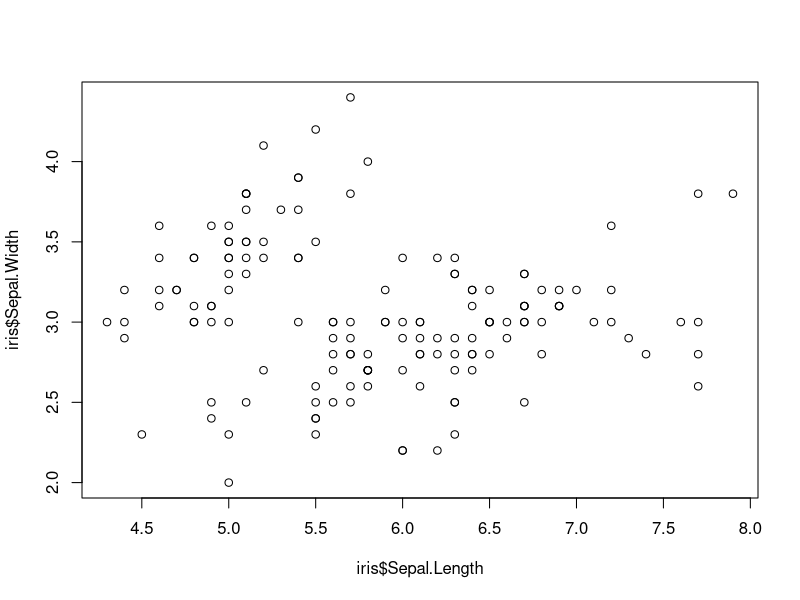
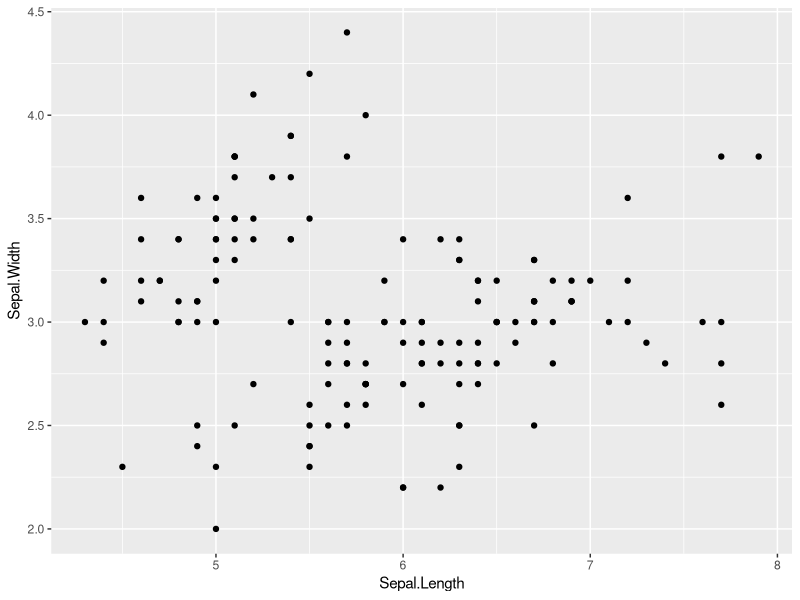
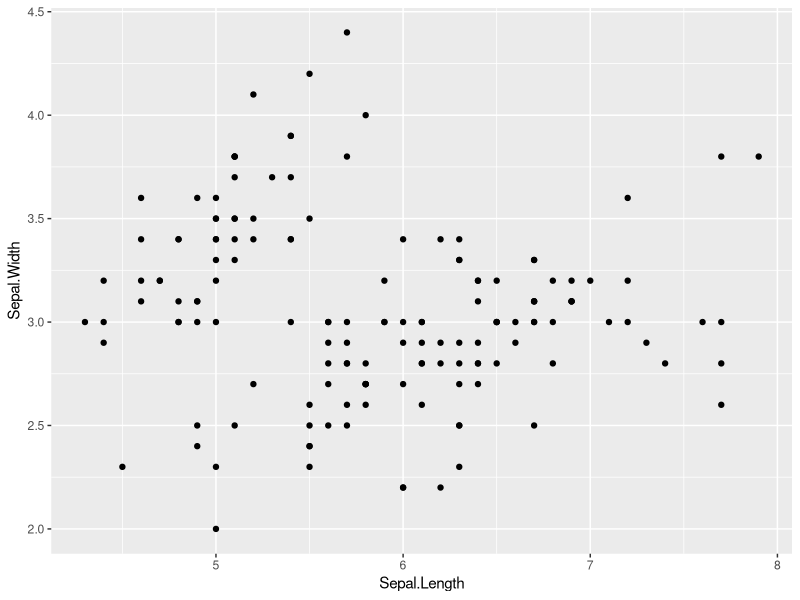
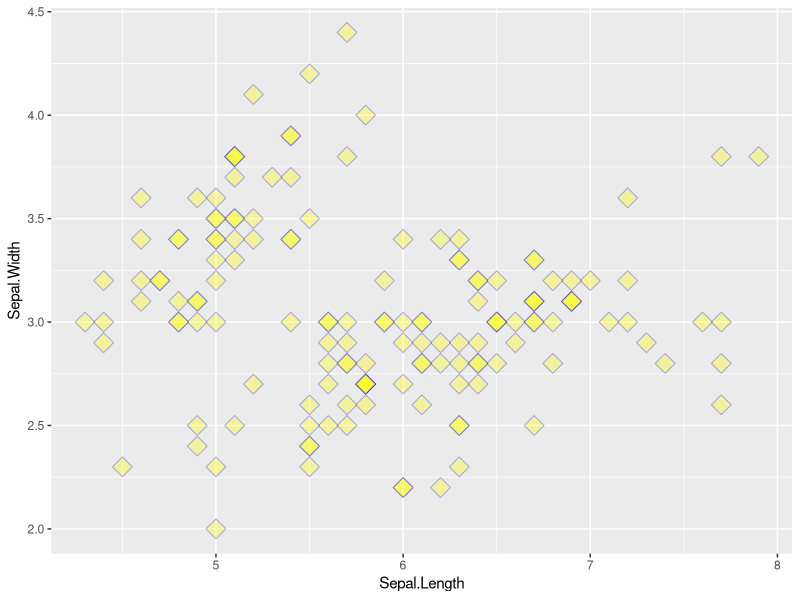
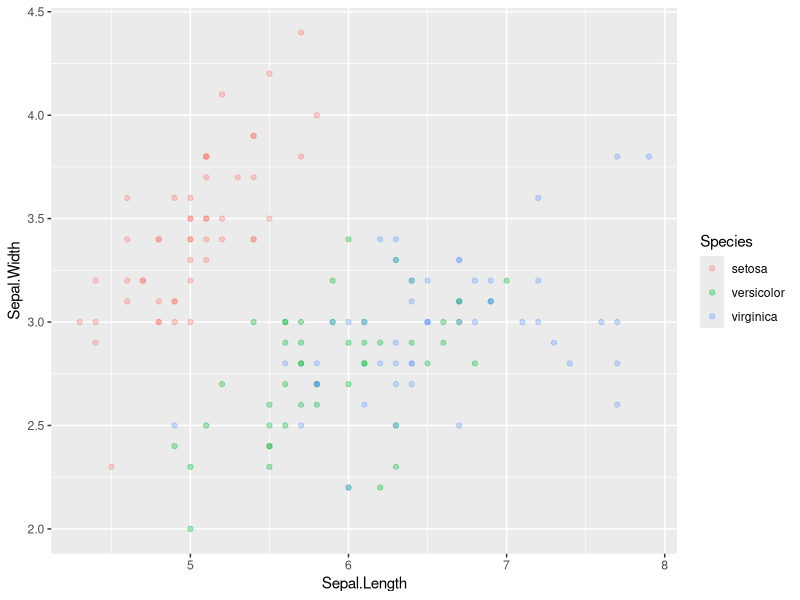
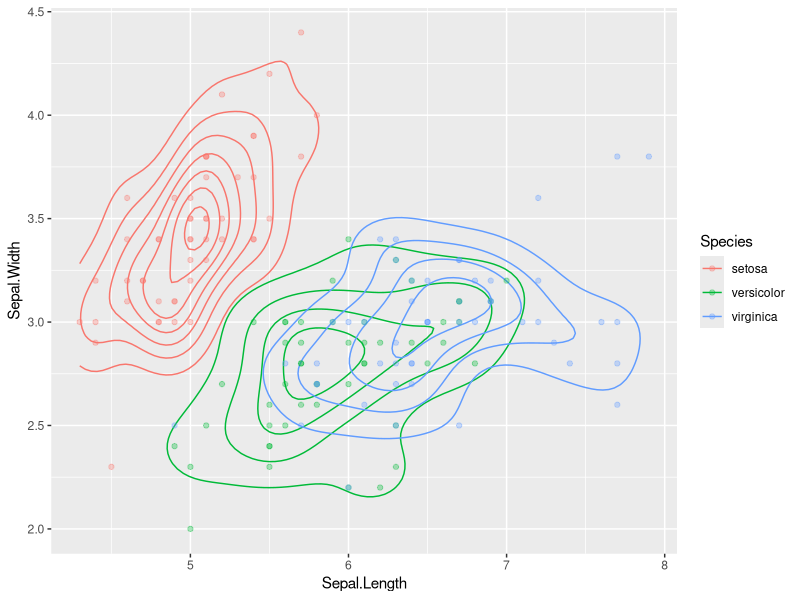
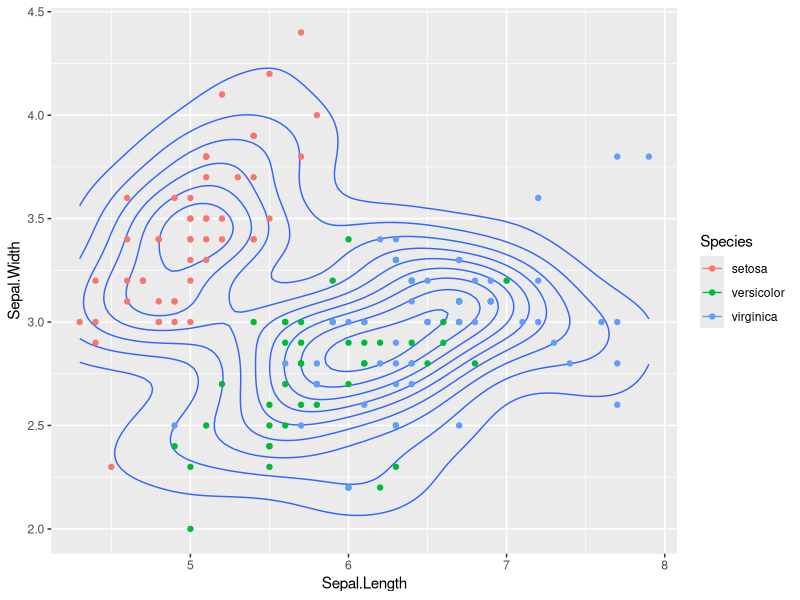
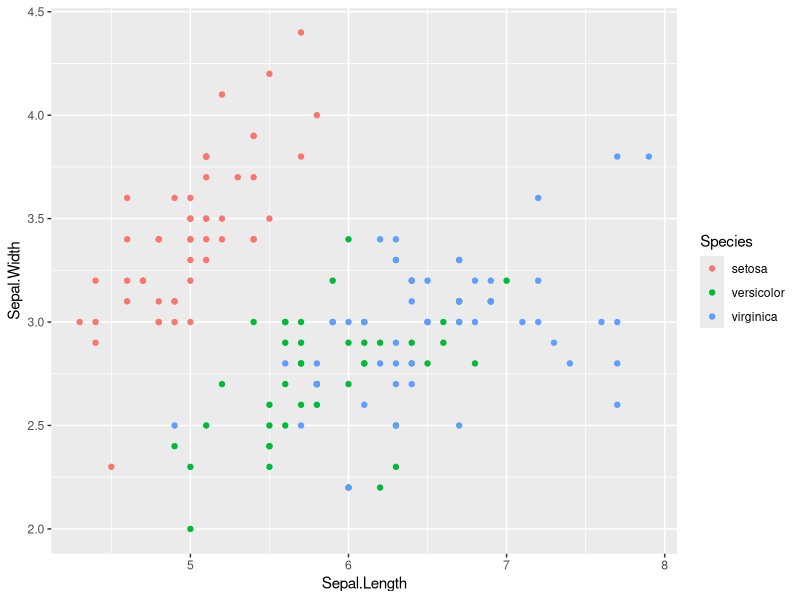

Write R code to recreate these figures, in order.
## ---- chunk 1
require(ggplot2)
## ---- chunk 2
print(iris)
## ---- chunk 3
plot(iris$Sepal.Length, iris$Sepal.Width)
## ---- chunk 4
ggplot(data = iris, mapping = aes(x = Sepal.Length, y = Sepal.Width)) +
  geom_point()
## ---- chunk 5
ggplot() +
  geom_point(data = iris, mapping = aes(x = Sepal.Length, y = Sepal.Width))
## ---- chunk 6
ggplot(data = iris, mapping = aes(x = Sepal.Length, y = Sepal.Width)) +
  geom_point(color = 'blue', fill = 'yellow', shape = 23, alpha = 0.33, size = 5)
## ---- chunk 7
ggplot(data = iris, mapping = aes(x = Sepal.Length, y = Sepal.Width, color = Species)) +
  geom_point(alpha = 0.33)
## ---- chunk 8

## ---- chunk 9
# note, the first two lines are just our plot from above
ggplot(data = iris, mapping = aes(x = Sepal.Length, y = Sepal.Width, color = Species)) +
  geom_density2d() +
  geom_point(alpha = 0.33)
## ---- chunk 10
# got rid of alpha here just to simplify things
ggplot(data = iris) +
  geom_density2d(aes(x = Sepal.Length, y = Sepal.Width)) +
  geom_point(aes(x = Sepal.Length, y = Sepal.Width, color = Species))
## ---- chunk 11
basic_iris_plot <-
  ggplot(data = iris, aes(x = Sepal.Length, y = Sepal.Width, color = Species)) +
  geom_point()
print(basic_iris_plot)
# let's add another geom to this plot
iris_plot_with_contours <-
  basic_iris_plot + geom_density2d()
print(iris_plot_with_contours)
## ---- chunk 12
basic_iris_plot +
  ggtitle('Iris Sepals')
## ---- chunk 13
basic_iris_plot +
  ggtitle('Iris Sepals') +
  scale_x_continuous(name = 'Sepal Length',
                     limits = c(0,10)) +
  scale_y_log10(name = 'Sepal Width',
                breaks = c(2,3,4))
## ---- chunk 14
basic_iris_plot +
  scale_color_manual(values=c("violet", "blue", "gray"),
                     name="Iris Species",
                     labels=c("Bristle-Pointed Iris", "Blue Flag", "Virginia Iris"))
## ---- chunk 15
basic_iris_plot +
  scale_color_manual(values=c("violet", "blue", "gray"),
                     name="Iris Species",
                     labels=c("Bristle-Pointed Iris", "Blue Flag", "Virginia Iris")) +
  theme(legend.position = 'bottom')
## ---- chunk 16
basic_iris_plot +
  scale_color_manual(values=c("violet", "blue", "gray"),
                     name="Iris Species",
                     labels=c("Bristle-Pointed Iris", "Blue Flag", "Virginia Iris")) +
  theme(legend.position = 'bottom') +
  theme_bw()
## ---- chunk 17
iris_3_df <- data.frame(iris3)
print(iris_3_df)
## ---- chunk 18
ggplot(data = iris_3_df) +
  geom_point(mapping = aes(x = Sepal.L..Setosa, y = Sepal.W..Setosa), color = 'red') +
  geom_point(mapping = aes(x = Sepal.L..Versicolor, y = Sepal.W..Versicolor), color = 'blue') +
  geom_point(mapping = aes(x = Sepal.L..Virginica, y = Sepal.W..Virginica), color = 'green') +
  scale_x_continuous(name = 'Sepal Length') +
  scale_y_continuous(name = 'Sepal Width')
## ---- chunk 19
final_figure_ggplot_theme <- 
  theme(plot.title=element_text(size=16,face='bold'),
        plot.margin=unit(c(12,12,12,12),'pt'),
        panel.background=element_rect(fill='white'),
        panel.grid.major=element_line(color='grey',size=0.3),
        axis.line = element_line(color="black", size = 0.5),
        legend.title=element_blank(),
        legend.justification=c(0,1),
        legend.key = element_rect(fill='white'),
        legend.key.height = unit(2,'line'),
        legend.text=element_text(size=12,face='bold'),
        axis.text.x=element_text(size=12,face='bold'),
        axis.text.y=element_text(size=12,face='bold'),
        axis.title.x=element_text(size=14,face='bold'),
        axis.title.y=element_text(size=14,face='bold',angle=90)) +
  theme_bw()
## ---- chunk 20
# a figure with the iris data
sepal_points <-
  ggplot(data = iris, aes(x = Sepal.Length, y = Sepal.Width, color = Species)) +
  geom_point()

sepal_trends <-
  ggplot(data = iris, aes(x = Sepal.Length, y = Sepal.Width, color = Species)) +
  geom_smooth(method = 'lm')

petal_boxplot <-
  ggplot(data = iris, aes(x = Species, y = Petal.Width, color = Species)) +
  geom_boxplot() +
  geom_point(position = 'jitter')
## ---- chunk 21
print(sepal_points)
print(sepal_trends)
print(petal_boxplot)
## ---- chunk 22
sepal_points_figure <- sepal_points + final_figure_ggplot_theme
print(sepal_points_figure)
sepal_trends_figure <- sepal_trends + final_figure_ggplot_theme
print(sepal_trends_figure)
petal_boxplot_figure <- petal_boxplot + final_figure_ggplot_theme
print(petal_boxplot_figure)
## ---- chunk 23
ggsave(file = '~/Documents/sepal_points_figure.pdf',
       plot = sepal_points_figure, width = 6.5, height = 4,
       useDingbats=FALSE)
## ---- chunk 24
iris_nonvirginca <- subset(iris, Species != 'virginica')
iris_virginica_petals <- subset(iris, Species == 'virginica')[, c('Petal.Width', 'Species')]
print(iris_nonvirginca)
print(iris_virginica_petals)
## ---- chunk 25
ggplot() +
  geom_boxplot(data = iris_nonvirginca, aes(x = Species, y = Petal.Width, color = Species)) +
  geom_boxplot(data = iris_virginica_petals, aes(x = Species, y = Petal.Width, color = Species))
## ---- chunk 26
basic_iris_plot +
  facet_wrap( ~ Species)
## ---- chunk 27
library(gganimate)
basic_iris_plot +
  transition_states(Species)
## ---- chunk 28
library(cowplot)
plot_grid(sepal_points_figure, sepal_trends_figure, petal_boxplot_figure,
          labels = "AUTO")
## ---- chunk 29
library(cowplot)
top_row <- plot_grid(sepal_points_figure, labels = 'A')
bottom_row <- plot_grid(sepal_trends_figure, petal_boxplot_figure, labels = c('B', 'C'))
plot_grid(top_row, bottom_row, nrow = 2)
